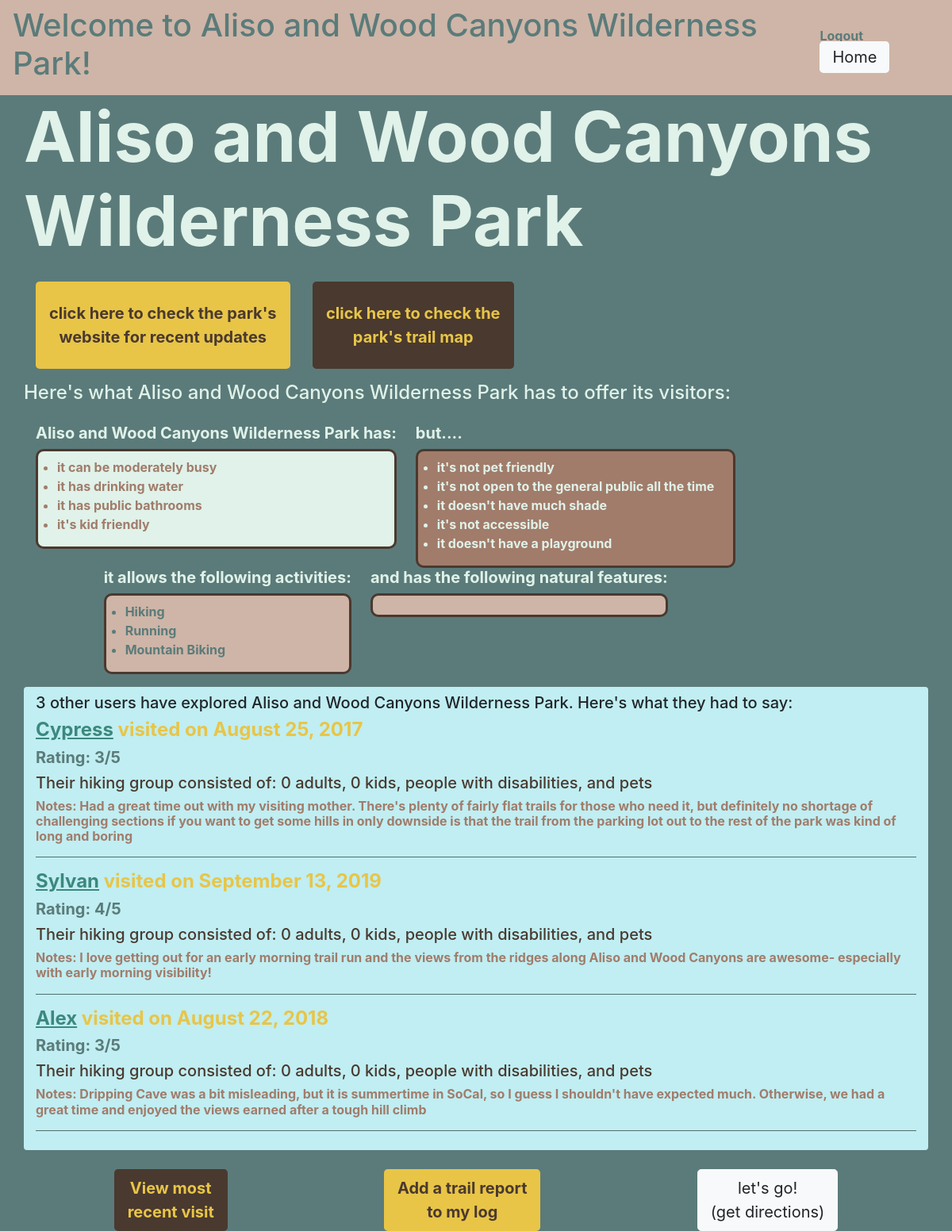
The app's page /park_profile/12 (signed in) with its own data.
### park_finder/models.py (models this page shows)
class Park(models.Model):
    name = models.CharField(max_length=255)
    website_url = models.URLField(default = None)
    trail_map_url = models.URLField(default = None)
    created_at = models.DateTimeField(auto_now_add=True)
    updated_at = models.DateTimeField(auto_now=True)
    latitude = models.CharField(max_length=255)
    longitue = models.CharField(max_length=255)
    allows_pets = models.BooleanField()
    limited_access = models.BooleanField()
    busy = models.CharField(max_length=255) #not busy, moderately busy, very busy
    has_shade = models.BooleanField()
    has_water = models.BooleanField()
    has_bathrooms = models.BooleanField()
    is_accessible = models.BooleanField()
    is_kid_friendly = models.BooleanField()
    permitted_activities = models.CharField(max_length=255)
    natural_features = models.CharField(max_length=255)
    has_playground = models.BooleanField()

class Visit(models.Model):
    has_visited = models.BooleanField(default = False)
    date_visited = models.DateTimeField(null=True, default = None)
    public_notes = models.TextField(null=True, default = None)
    private_notes = models.TextField(null=True, default = None)
    hiking_group_at_visit_time = models.CharField(null=True, max_length=255, default = None)
    rating = models.IntegerField(null=True, default = None)
    created_at = models.DateTimeField(auto_now_add=True)
    updated_at = models.DateTimeField(auto_now=True)
    objects = VisitManager()
    user = models.ForeignKey(User, related_name = "visits", on_delete=models.CASCADE)
    park = models.ForeignKey(Park, related_name = "parks", on_delete=models.CASCADE)
    def formatted_date(self):
        if self.date_visited is not None:
            return self.date_visited.strftime("%B %d, %Y")
    def hg_formatted(self):
        if self.hiking_group_at_visit_time is not None:
            return self.hiking_group_at_visit_time.replace("'","")[1:-1].replace(",","").split()

class User(models.Model):
    first_name = models.CharField(max_length=255)
    last_name = models.CharField(max_length=255)
    email = models.CharField(max_length=255)
    password = models.CharField(max_length=255)
    current_hiking_group = models.CharField(null=True, max_length=255, default = None)
    created_at = models.DateTimeField(auto_now_add=True)
    updated_at = models.DateTimeField(auto_now=True)
    objects = UserManager()

### park_finder/views.py (the view)
# urls.py: path('park_profile/<int:park_id>', views.park_profile),
def park_profile(request, park_id):
    user = User.objects.get(email = request.session['email'])
    park = Park.objects.get(id=park_id)
    visits = Visit.objects.filter(park_id=park_id).exclude(date_visited = None).order_by("-created_at")
    visit_check_list = Visit.objects.filter(user_id = user.id).filter(park_id=park_id)
    visits_count = len(visits)
    activities = park.permitted_activities[1:-1].replace("'",'').split(',')
    natural_features = park.natural_features[1:-1].replace("'",'').split(',')
    memory_log_id = None
    def visit_check(visits, user_id):
        for visit in visits:
            if visit.user_id == user_id and visit.has_visited==False:
                return "remove_from_list"
            elif visit.user_id==user_id and visit.has_visited==True:
                memory_log_id = visit.id
                return "memory_log", memory_log_id
        return "add_to_list"
    context = {
        "user": user,
        "park" : park,
        "visits" : visits,
        "visits_count": visits_count,
        "activities": activities,
        "natural_features": natural_features,
        "list_action": visit_check(visit_check_list, user.id),
        "memory_log_id": memory_log_id,
    }
    print("Context: ", context)
    print("LIST ACTION== ", context['list_action'])
    return render(request, 'park_profile.html', context)

### park_finder/templates/park_profile.html (shortened to what this page needs)
<!DOCTYPE html>
<html lang="en">
<head>
    <link rel="stylesheet" href="https://stackpath.bootstrapcdn.com/bootstrap/4.4.1/css/bootstrap.min.css">
    {% load static %}
    <link rel="stylesheet" href="{% static 'css/style.css' %}">
</head>
<body class="dk-green">
    <nav class="navbar lt-brown dk-green-font navbar-expand-sm justify-content-between">
        <span class="h1">Welcome to {{park.name}}!</span>
        <div>
            <a href="/logout" class="mr-2 btn-md btn-outline-light dk-green-font font-weight-bold">Logout</a>
            <a href="/dashboard" class="btn-light btn-lg">Home</a>
        </div>
    </nav>
    <div class="container">
        <div class="column">
            <h1 class="d-flex display-2 font-weight-bold lt-green-font row">{{park.name}}</h1>
        </div>
        <div class="column">
            <div class="text-center d-inline-flex align-items-center">
                <div>
                    <a href="{{park.website_url}}" class="btn yellow font-weight-bold dkdk-brown-font btn-lg py-4 my-3 mr-4">click here to check the park's <br> website for recent updates</a>
                    <a href="{{park.trail_map_url}}" class="btn-lg py-4 mb-3 btn dkdk-brown yellow-font font-weight-bold align-bottom">click here to check the <br>park's trail map</a>
                </div>
            </div>
        </div>
    </div>
    <div class="container">
        <p class="h4 lt-green-font row">Here's what {{park.name}} has to offer its visitors:</p>
    </div>
    <div class="container d-flex justify-content-between">
        <div class="d-flex flex-sm-column my-3 dk-brown-font align-items-center">
            <div class="d-inline-flex">
                <div class="column mr-4">
                    <p class="h5 lt-green-font font-weight-bold">{{park.name}} has:</p>
                    <div class="bin-border px-4 pt-2 lt-green dk-brown-font font-weight-bold">
                        <ul>
                            <li>it can be {{park.busy}}</li>
                            {% if park.has_water %}
                            <li>it has drinking water</li>
                            {% endif %}
                            {% if park.has_bathrooms %}
                            <li>it has public bathrooms</li>
                            {% endif %}
                            {% if park.is_kid_friendly %}
                            <li>it's kid friendly</li>
                            {% endif %}
                        </ul>
                    </div>
                </div>
                <div class="column">
                    <p class="h5 lt-green-font font-weight-bold">but....</p>
                    <div class="bin-border px-4 pt-2 dk-brown lt-green-font font-weight-bold">
                        <ul>
                            {% if not park.allows_pets %}
                            <li>it's not pet friendly</li>
                            {% endif %}
                            {% if not park.limited_access %}
                            <li>it's not open to the general public all the time</li>
                            {% endif %}
                            {% if not park.has_shade %}
                            <li>it doesn't have much shade</li>
                            {% endif %}
                            {% if not park.is_accessible %}
                            <li>it's not accessible</li>
                            {% endif %}
                            {% if not park.has_playground %}
                            <li>it doesn't have a playground</li>
                            {% endif %}
                        </ul>
                    </div>
                </div>
            </div>
            <div class="d-inline-flex justify-content-around">
                <div class="column mr-4">
                    <p class="h5 lt-green-font font-weight-bold">it allows the following activities:</p>
                    <div class="bin-border px-4 pt-2 lt-brown dk-green-font font-weight-bold">
                        <ul>
                        {% for activity in activities %}
                            <li>{{activity}}</li>
                        {% endfor %}
                        </ul>
                    </div>
                </div>
                <div class="column">
                    <p class="h5 lt-green-font font-weight-bold">and has the following natural features:</p>
                    <div class="bin-border px-4 pt-2 lt-brown dk-green-font font-weight-bold">
                    </div>
                </div>
            </div>
        </div>
    </div>
    <div class="container lt-blue rounded edges py-2">
        <h5>{{visits_count}} other users have explored {{park.name}}. Here's what they had to say:</h5>
        <ul>
            {% for visit in visits %}
            <li class="h4 no-bullet yellow-font font-weight-bold"> <a class="md-green-font" href="/user_profile/{{visit.user_id}}"><u>{{visit.user.first_name}}</u></a> visited on {{visit.formatted_date}}</li>
            <li class="h5 no-bullet dk-green-font font-weight-bold">Rating: {{visit.rating}}/5</li>
            <li class="h5 no-bullet dkdk-brown-font">Their hiking group consisted of:
                    {{visit.hg_formatted.0}} adults,
                    {{visit.hg_formatted.1}} kids,
                    {{visit.hg_formatted.2}} people with disabilities, and
                    {{visit.hg_formatted.3}} pets</li>
            <li class="h6 no-bullet dk-brown-font font-weight-bold">Notes: {{visit.public_notes}}</li>
            <hr class="font-weight-bold dk-green">
            {% endfor %}
        </ul>
    </div>
    <div class="container mt-4 mb-8 d-flex justify-content-around">
        {% if "memory_log" in list_action %}
            <a href="/memory_log/{{list_action.1}}" class="btn btn-lg dkdk-brown yellow-font font-weight-bold">View most <br> recent visit</a>
        {% endif %}
        <a href="/add_trail_report/{{park.id}}" class="btn btn-lg yellow dkdk-brown-font font-weight-bold ">Add a trail report <br> to my log</a>
        <a href="https://www.google.com/maps/dir/?api=1&origin=Coding+Dojo+Orange+County&destination={{park.latitude}},-{{park.longitue}}&travelmode=driving" class="btn btn-light btn-lg">let's go! <br>(get directions)</a>
    </div>
</body>
</html>

### park_finder/static/css/style.css (style rules this page uses)
* { margin:0; padding:0; box-sizing: border-box; }
.md-green-font { color: #3C887E; }
.dk-brown-font { color: #A17C6B; }
.dkdk-brown-font { color: #4A392F; }
.dkdk-brown { background-color: #4A392F; }
.dk-green-font { color: #5B7B7A; }
.lt-green-font { color: #E0F2E9; }
.yellow-font { color: #E8C547; }
.dk-brown { background-color: #A17C6B; }
.lt-brown { background-color: #CEB5A7; }
.dk-green { background-color: #5B7B7A; }
.lt-green { background-color: #E0F2E9; }
.yellow { background-color: #E8C547; }
.lt-blue { background-color: #C0EEF2; }
.bin-border { border: 3px solid #4A392F; border-radius: 10px; }
.no-bullet { list-style-type: none; }

### records on screen
Park: name "Aliso and Wood Canyons Wilderness Park", busy "moderately busy"
Visit: user.first_name "Cypress", formatted_date "August 25, 2017", rating "3", hg_formatted.0 "0", hg_formatted.1 "0", public_notes "Had a great time out with my visiting mother. There's plenty of fairly flat trails for those who need it, but definitely no shortage of challenging sections if you want to get some hills in only downside is that the trail from the parking lot out to the rest of the park was kind of long and boring"
Visit: user.first_name "Sylvan", formatted_date "September 13, 2019", rating "4", hg_formatted.0 "0", hg_formatted.1 "0", public_notes "I love getting out for an early morning trail run and the views from the ridges along Aliso and Wood Canyons are awesome- especially with early morning visibility!"
Visit: user.first_name "Alex", formatted_date "August 22, 2018", rating "3", hg_formatted.0 "0", hg_formatted.1 "0", public_notes "Dripping Cave was a bit misleading, but it is summertime in SoCal, so I guess I shouldn't have expected much. Otherwise, we had a great time and enjoyed the views earned after a tough hill climb"

### other values on screen
{{ activity }} "Hiking" "Running" "Mountain Biking"
{{ visits_count }} "3"
